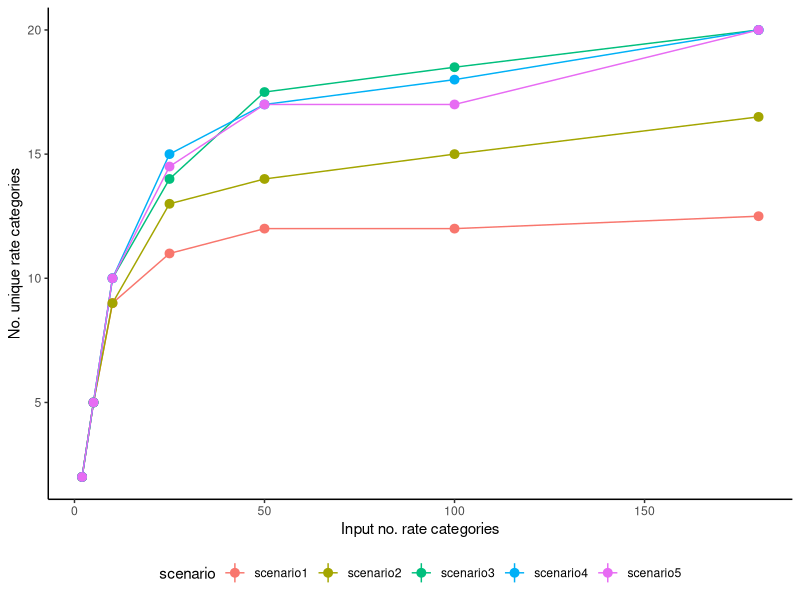
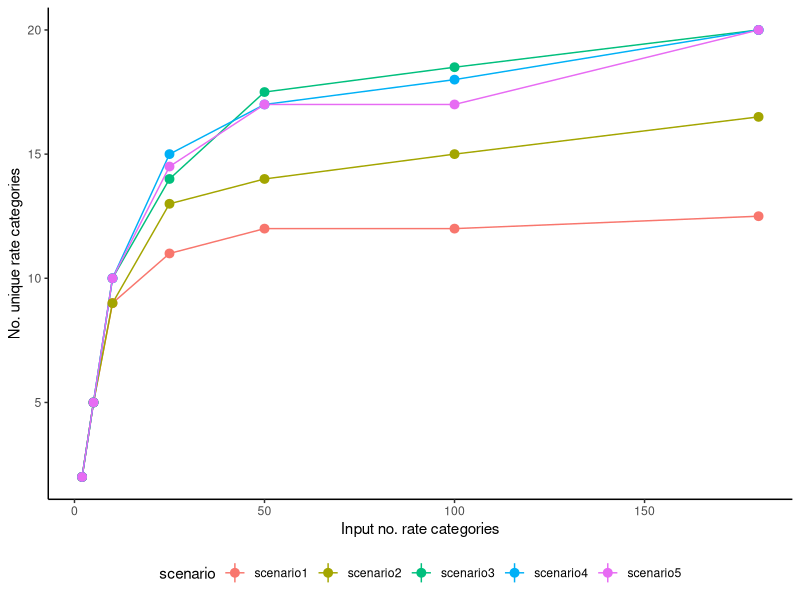

Write the R code that produced these figures, in order.
setwd("/Users/uym2/my_gits/MD-Cat-paper/Plots/simulated/sysBio_revision")
require(ggplot2)

d = read.table("MDCat_Angiosperm_unique_omega.txt",header=T)

ggplot(d[d$k_input %in% c(2,5,10,25,50,100,180) & d$k_uniq<=d$k_input,],aes(x=k_input,y=k_uniq,color=scenario)) + 
  stat_summary(geom="path",fun=median) + 
  stat_summary(fun=median) + xlab("Input no. rate categories") + ylab("No. unique rate categories") +
  theme_classic() + theme(legend.position = "bottom")
ggsave("MDCat_Angiosperm_unique_omega.pdf")
